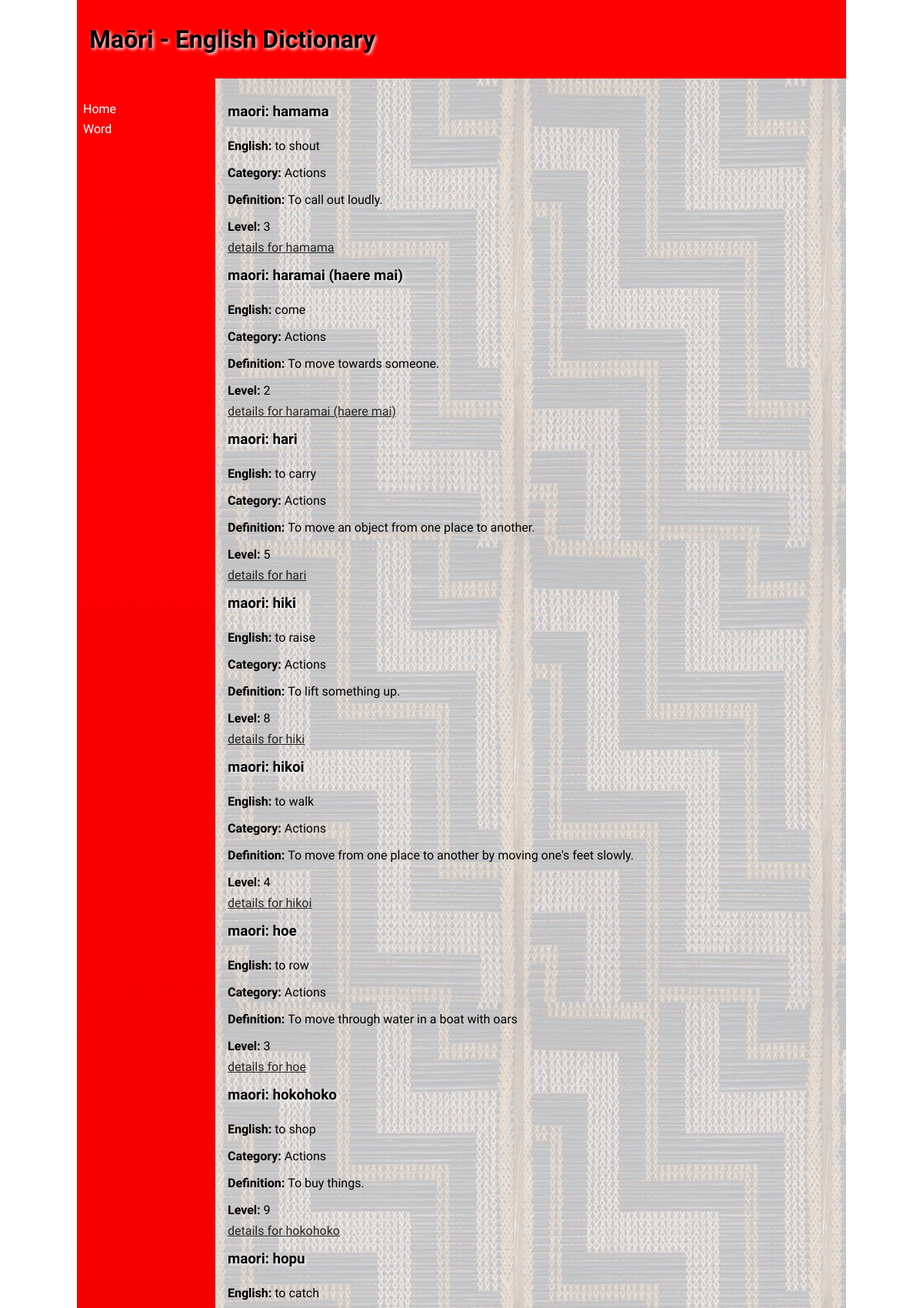
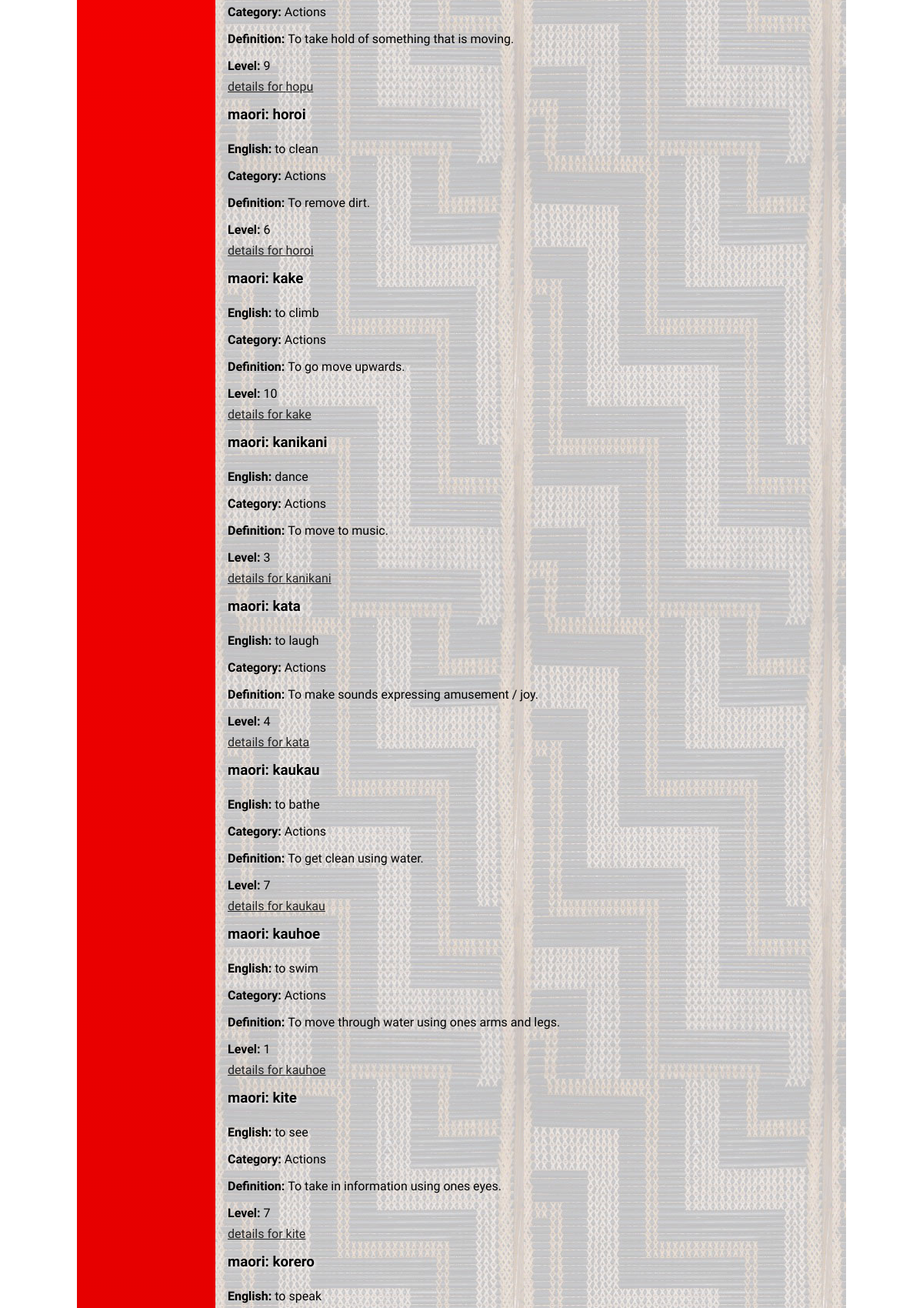
The page / (upper part) on the database its author committed (2 pictures, top to bottom).
### tables this page shows
CREATE TABLE "Dictionary"
(
	id integer
		constraint Dictionary_pk
			primary key autoincrement,
	Maori varchar(30),
	English varchar(30),
	Category varchar(30),
	Definition varchar(300),
	Level varchar(30)
);

### app.py (the view)
@app.route('/')
def render_homepage():
    con = create_connection(DB_NAME)
    query = "SELECT Maori, English, Category, Definition, Level FROM Dictionary"
    cur = con.cursor()
    cur.execute(query)
    Dictionary_list = cur.fetchall()
    con.close()
    return render_template('home.html', Dictionarys=Dictionary_list)

### app.py (called while the page is built)
def create_connection(db_file):
    try:
        connection = sqlite3.connect(db_file)
        return connection
    except Error as e:
        print(e)
    return None

### templates/home.html (shortened to what this page needs)
{% extends 'base.html' %}
{% block heading %}Maōri - English Dictionary{% endblock %}
{% block main %}
<div class="Dictionarys">
    {% for Dictionary in Dictionarys %}
         <div class="product-box">
             <h3><strong>maori: </strong>{{ Dictionary[0] }}</h3>
             <p><strong>English: </strong>{{ Dictionary[1] }}</p>
             <p><strong>Category: </strong>{{ Dictionary[2] }}</p>
             <p><strong>Definition: </strong>{{ Dictionary[3] }}</p>
             <p><strong>Level: </strong>{{ Dictionary[4] }}</p>
             <a href="/word/{{Dictionary[0]}}">details for {{Dictionary[0]}}</a>
         </div>
         {% endfor %}
    </div>
{% endblock %}

### templates/base.html (shortened to what this page needs)
<!doctype html>
<html lang="en">
<head>
	<link href="{{ url_for('static', filename='css/style.css') }}" rel="stylesheet">
</head>
<body>
	<div id="container">
		<header>
			<h1>{% block heading %}{% endblock %}</h1>
		</header>
		<nav>
			<ul>
                <li><a href="\">Home</a></li>
				<li><a href="\word">Word</a></li>
			</ul>
		</nav>
		<main>
            {% block main%}{% endblock %}
        </main>
	</div>
</body>
</html>

### static/css/style.css (style rules this page uses)
* { font-family: Comfortaa, sans-serif; margin: 0; padding: 0; box-sizing: border-box; }
#container { display: grid; grid-template-columns: 75px auto; grid-template-areas: 'nav header' 'main main' 'footer footer'; }
header { grid-area: header; background-color: #f00; padding: 1rem; }
nav { grid-area: nav; }
main { grid-area: main; padding: 1rem; background-color: #edd; }
h1, h2, h3, h4 { padding: 1rem 0; font-family: 'Suez One', serif; color: #000; text-shadow: 2px 2px 4px #fff; }
p { padding: 0.5rem 0; }
a { color: #222; }
@media only screen and (min-width: 768px) { #container { grid-template-columns: 180px auto; grid-template-areas: 'header header' 'nav main' 'footer footer'; } }
@media only screen and (min-width: 768px) { nav { background: linear-gradient(180deg, rgba(255,0,0,1) 0%, rgba(0, 0, 0, 1) 50%, rgba(255,0,0,1) 100%); padding: 0.5rem; } }
@media only screen and (min-width: 768px) { nav ul { list-style: none; } }
@media only screen and (min-width: 768px) { nav li { padding: 0.2rem 0; } }
@media only screen and (min-width: 768px) { nav a { color: #fff; text-decoration: none; } }
@media only screen and (min-width: 768px) { main { background-image: url('/poutama.jpg'); } }
@media only screen and (min-width: 1000px) { #container { width: 1000px; margin: auto; } }

### rows shown on the page
Dictionary: Maori "hamama", English "to shout", Category "Actions", Definition "To call out loudly.", Level "3"
Dictionary: Maori "haramai (haere mai)", English "come", Category "Actions", Definition "To move towards someone.", Level "2"
Dictionary: Maori "hari", English "to carry", Category "Actions", Definition "To move an object from one place to another.", Level "5"
Dictionary: Maori "hiki", English "to raise", Category "Actions", Definition "To lift something up.", Level "8"
Dictionary: Maori "hikoi", English "to walk", Category "Actions", Definition "To move from one place to another by moving one's feet slowly.", Level "4"
Dictionary: Maori "hoe", English "to row", Category "Actions", Definition "To move through water in a boat with oars", Level "3"
Dictionary: Maori "hokohoko", English "to shop", Category "Actions", Definition "To buy things.", Level "9"
Dictionary: Maori "hopu", English "to catch", Category "Actions", Definition "To take hold of something that is moving.", Level "9"
Dictionary: Maori "horoi", English "to clean", Category "Actions", Definition "To remove dirt.", Level "6"
Dictionary: Maori "kake", English "to climb", Category "Actions", Definition "To go move upwards.", Level "10"
Dictionary: Maori "kanikani", English "dance", Category "Actions", Definition "To move to music.", Level "3"
Dictionary: Maori "kata", English "to laugh", Category "Actions", Definition "To make sounds expressing amusement / joy.", Level "4"
Dictionary: Maori "kaukau", English "to bathe", Category "Actions", Definition "To get clean using water.", Level "7"
Dictionary: Maori "kauhoe", English "to swim", Category "Actions", Definition "To move through water using ones arms and legs.", Level "1"
Dictionary: Maori "kite", English "to see", Category "Actions", Definition "To take in information using ones eyes.", Level "7"
Dictionary: Maori "korero", English "to speak"
